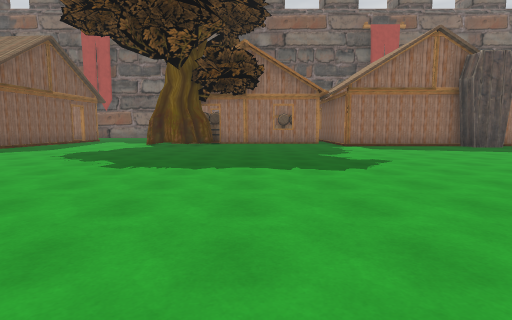
View 1 (above)

24 first-person views from a walk through a Unity game level. The camera is 1.3 m above the floor, tilts 6° down and sees 80° across. The floor is counted in squares, 2 m on a side. Each view is taken from the middle of a square. On the plan, view 1 faces up. The plan holds only what a view shows up to about 10 squares ahead; the rest is blank. The place goes on beyond the plan. The player is left out. Some animated figures are not drawn.

View 2
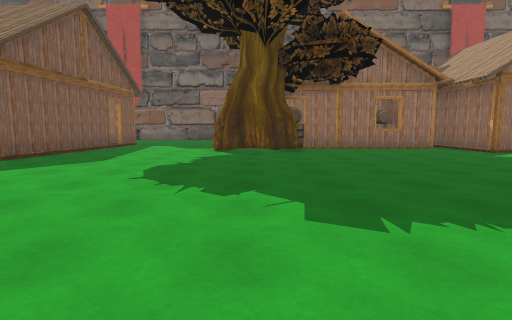

View 3
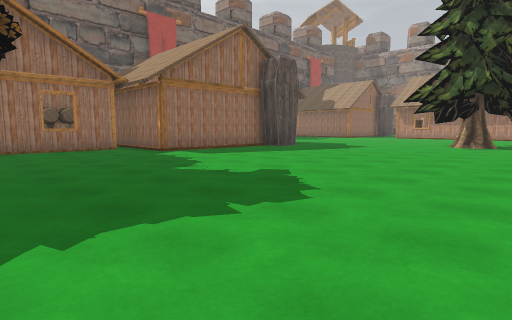

View 4
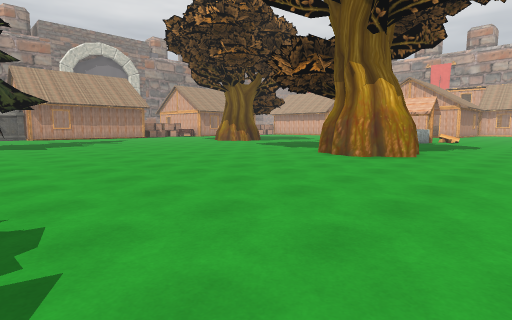

View 5
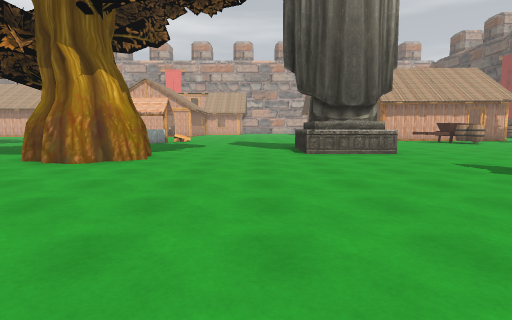

View 6
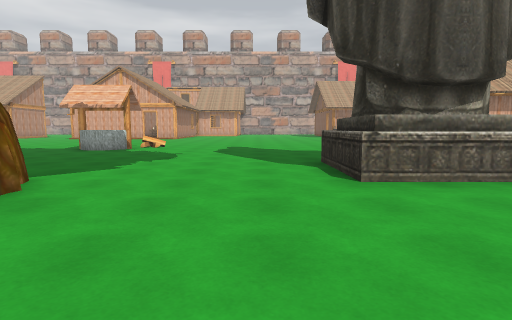

View 7
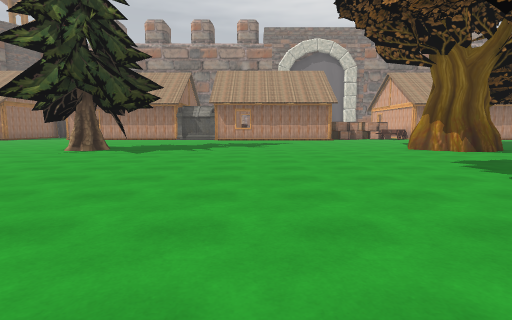

View 8
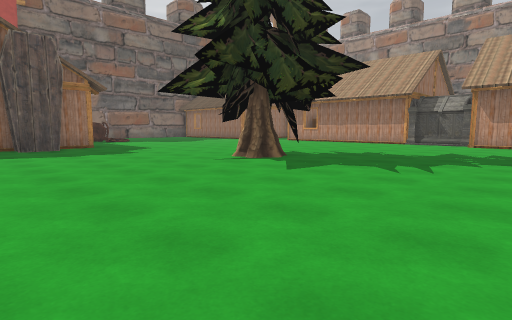

View 9
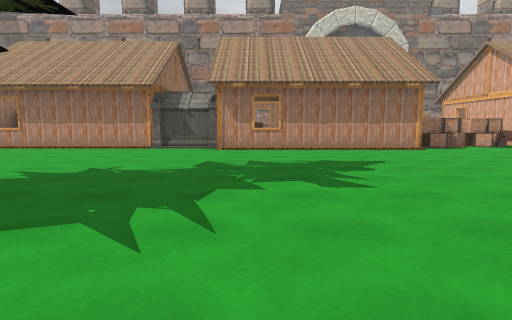

View 10
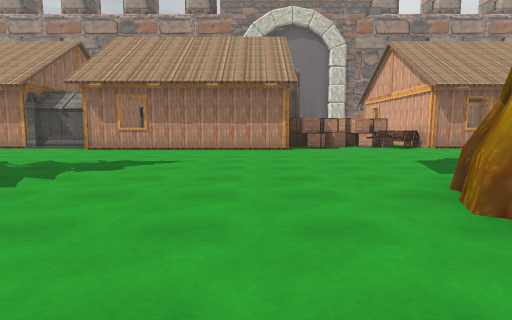

View 11
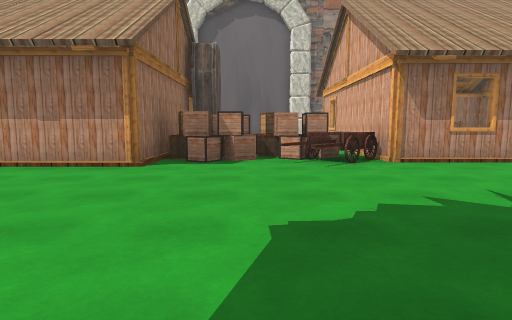

View 12
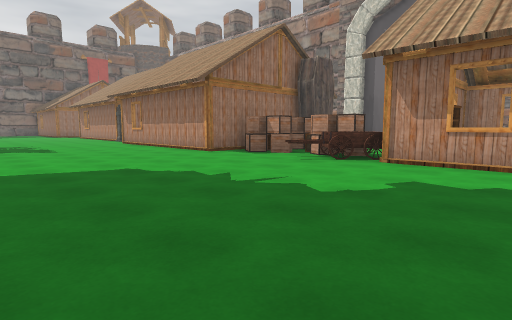

View 13
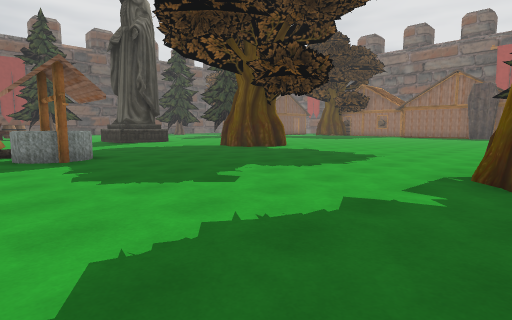

View 14
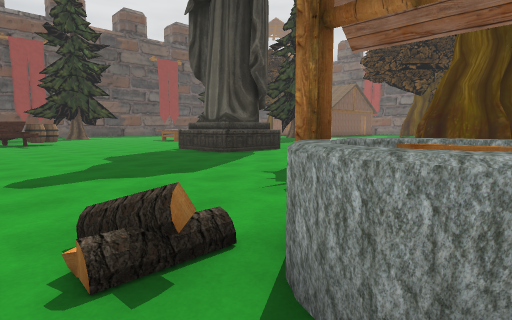

View 15
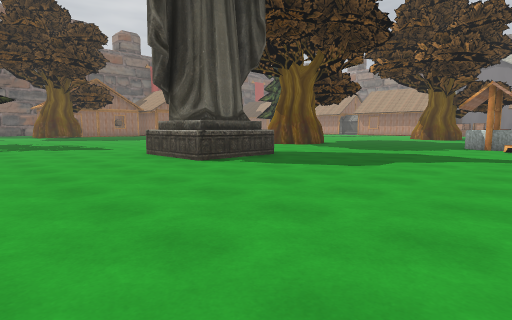

View 16
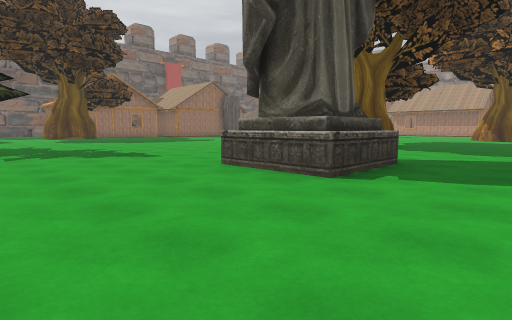

View 17
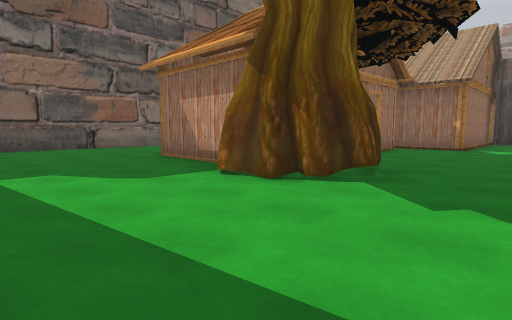

View 18
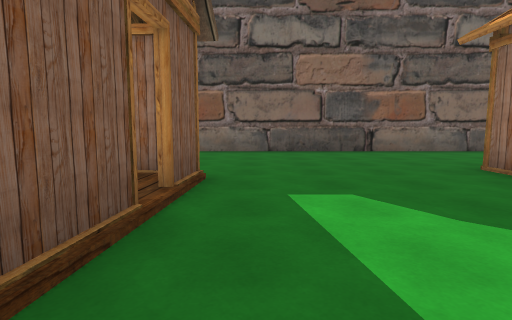

View 19
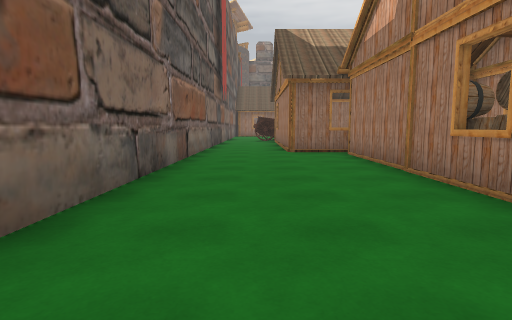

View 20
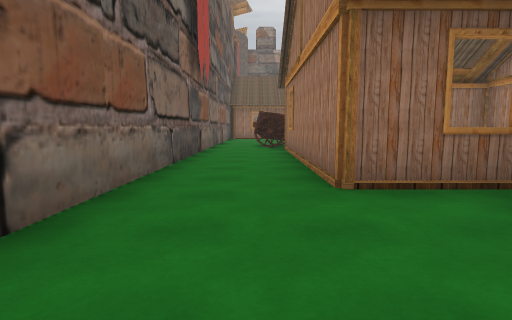

View 21
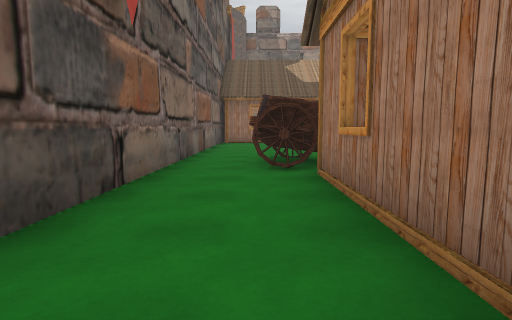

View 22
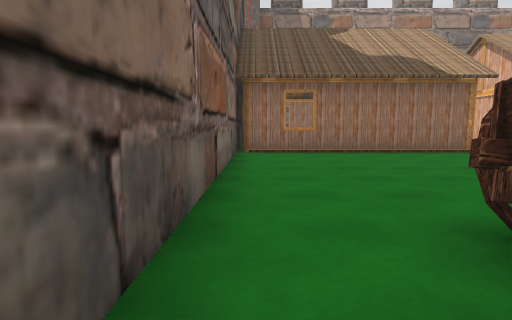

View 23
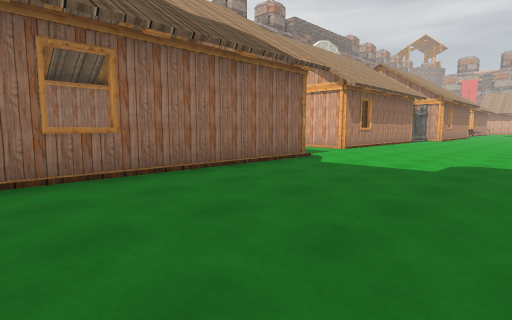

View 24
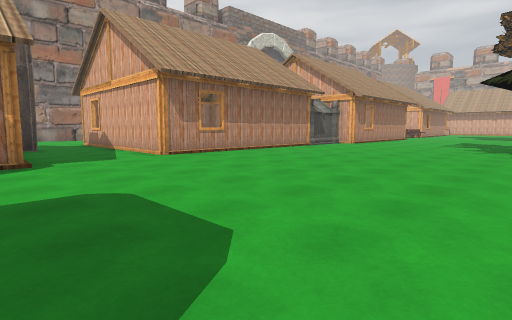

### Floor plan
Key: @ floor where view 1 was taken; # wall or solid block; . floor; / step, stairs or slope; = window, fence, low wall or low ledge; ^ raised ledge; T tree; B barrel; L block; O other object.
Columns run from 8 left of view 1 to 25 right of it. Each row starts with its distance up from view 1.
 20 ############################
 19 ...........................#
 18 ..................##.......#
 17 .........../####### ....../#    #
 16 .........../#    #   ...../#    #
 15 #....BBBBBB/#         ..../#    #
 14 #....#OOBBB #       ....../#
 13 #....#T####/#       ......////#
 12 #...##T..../#    #  ............
 11 #....#...../######  ............
 10 #.................. .......# ###
  9 ...........................#
  8  ..........................#
  7  ..........................#
  6   .................T.......
  5 T  ................T.......#
  4 T..................T.......#
  3  ..........................#
  2  ........................./#
  1  ........................./#
  0  .......@................./#
 -1  ........................./#
 -2  .........T#............../#
 -3 ..........##............../#
 -4 ....##.....T............../###
 -5 ....##.............##......LLL
 -6 ....^^.............# .......LL
 -7 ...................# .....=^L.
 -8 .................... ......^^.
 -9 ............^....... ......# #####
-10 ...........^^....... ......#     #
-11 ...... ...... ...... ......#

Positions as (right, up) in squares from view 1, and headings:
1: (0, 0), facing up
2: (-3, 3), facing up
3: (-1, 3), facing up-right
4: (-1, 5), facing down-right
5: (-1, 4), facing down
6: (-1, 0), facing down
7: (2, 0), facing right
8: (6, 0), facing up-right
9: (9, 1), facing right
10: (9, -3), facing right
11: (13, -6), facing right
12: (13, -11), facing up-right
13: (11, -11), facing up-left
14: (4, -11), facing up-left
15: (-8, -11), facing up-right
16: (-8, -8), facing up-right
17: (-7, 9), facing up-right
18: (-7, 11), facing up
19: (-5, 18), facing right
20: (0, 18), facing right
21: (5, 18), facing right
22: (10, 19), facing right
23: (14, 19), facing down-right
24: (12, 14), facing down-right
